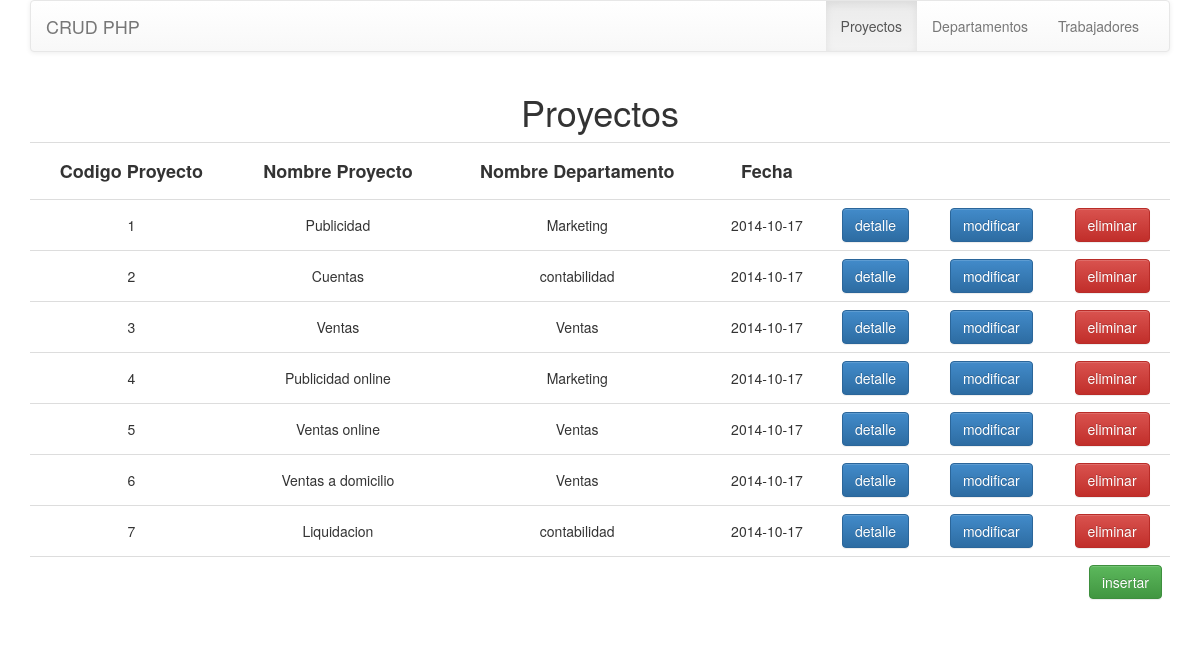
/crud/index.php, run on the app's committed database.
### tables this page shows
CREATE TABLE IF NOT EXISTS `proyectos` (
  `codProyecto` char(6) NOT NULL DEFAULT '',
  `nomProyecto` char(20) DEFAULT NULL,
  `codDepartamento` int(11) DEFAULT NULL,
  `fechaInicioProyecto` date DEFAULT NULL,
  PRIMARY KEY (`codProyecto`),
  KEY `fk_proyectos_codDepartamento_departamentos` (`codDepartamento`)
);

CREATE TABLE IF NOT EXISTS `departamentos` (
  `codDepartamento` int(11) NOT NULL AUTO_INCREMENT,
  `nomDepartamento` char(20) DEFAULT NULL,
  PRIMARY KEY (`codDepartamento`)
);

### crud/index.php (the view, shortened to what this page needs)
<!DOCTYPE html>
<html>
<head>
<link type="text/css" rel="stylesheet" href="css/bootstrap.css" />
<link type="text/css" rel="stylesheet" href="css/bootstrap-theme.css" />
</head>
<body>
<div class="container">
  <div class="text-center">
    <div id='tabla' class="h1">Proyectos</div>
  </div>
<?php
include 'php/conexion.php';
$query = 'SELECT pro.codProyecto, pro.nomProyecto, dep.nomDepartamento, pro.fechaInicioProyecto
			FROM proyectos as pro
			inner join departamentos as dep on dep.codDepartamento=pro.codDepartamento
			order by pro.codProyecto';
$resultado = mysqli_query($conexion,$query) or die('Consulta fallida: ' . mysqli_error().'<br/>');
echo "<form id='form' action='proceso.php' method='POST'>";
echo "<div class='row'>";
echo "<div class='col-lg-12 col-md-12 col-sm-12'>";
echo "<div class='table-responsive'>";
echo "<table class='table table-hover'>";
echo "<tr class='text-center'>";
echo "<td><h4><strong>Codigo Proyecto</h4></strong></td>";
echo "<td><h4><strong>Nombre Proyecto</h4></strong></td>";
echo "<td><h4><strong>Nombre Departamento</h4></strong></td>";
echo "<td><h4><strong>Fecha</h4></strong></td>";
echo "<td></td>";
echo "<td></td>";
echo "<td></td>";
echo "</tr>";
	while ($registro = mysqli_fetch_array($resultado, MYSQLI_ASSOC)) {
		echo "<tr class='text-center'>";
			echo "<td style='vertical-align:middle'>".$registro['codProyecto']."</td>";
			echo "<td style='vertical-align:middle'>".$registro['nomProyecto']."</td>";
			echo "<td style='vertical-align:middle'>".$registro['nomDepartamento']."</td>";
			echo "<td style='vertical-align:middle'>".$registro['fechaInicioProyecto']."</td>";
			echo "<td><button class='btn btn-primary' type='submit' name='detalleProyecto' value='".$registro['codProyecto']."'>detalle</button></td>";
			echo "<td><button class='btn btn-primary' type='submit' name='modificarProyecto' value='".$registro['codProyecto']."'>modificar</button></td>";
			echo "<td><a name='eliminar' class='btn btn-danger' data-toggle='modal' data-target='#eliminarModal' value=".$registro['codProyecto'].">eliminar</a></td>";
		echo "</tr>";
	}
echo "<tr><td colspan='7' class='text-right'><button class='btn btn-success' type='submit' name='insertarProyecto' value='insertarProyecto'>insertar</button></td></tr>";
echo "</table>";
echo "</div>";
echo "</div>";
echo "</div>";
echo "</div>";
?>
</body>
</html>

### data on the page
proyectos: codProyecto "1", nomProyecto "Publicidad", codDepartamento.nomDepartamento "Marketing", fechaInicioProyecto "2014-10-17"
proyectos: codProyecto "2", nomProyecto "Cuentas", codDepartamento.nomDepartamento "contabilidad", fechaInicioProyecto "2014-10-17"
proyectos: codProyecto "3", nomProyecto "Ventas", codDepartamento.nomDepartamento "Ventas", fechaInicioProyecto "2014-10-17"
proyectos: codProyecto "4", nomProyecto "Publicidad online", codDepartamento.nomDepartamento "Marketing", fechaInicioProyecto "2014-10-17"
proyectos: codProyecto "5", nomProyecto "Ventas online", codDepartamento.nomDepartamento "Ventas", fechaInicioProyecto "2014-10-17"
proyectos: codProyecto "6", nomProyecto "Ventas a domicilio", codDepartamento.nomDepartamento "Ventas", fechaInicioProyecto "2014-10-17"
proyectos: codProyecto "7", nomProyecto "Liquidacion", codDepartamento.nomDepartamento "contabilidad", fechaInicioProyecto "2014-10-17"
